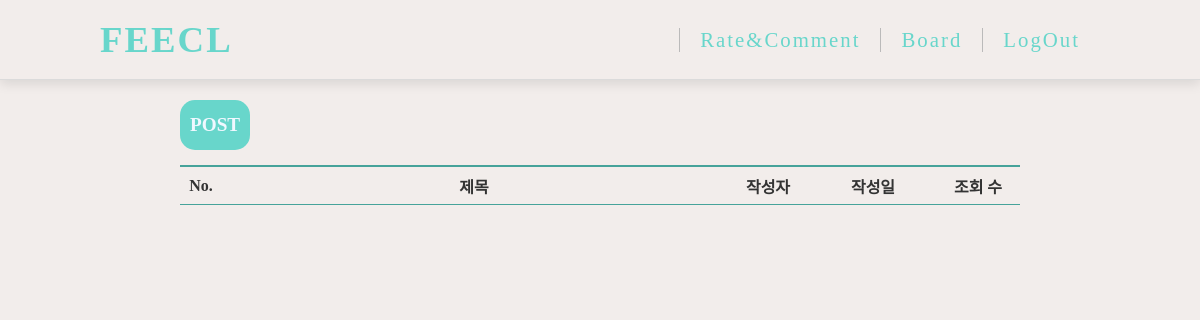
The page /board/ on the database as committed earlier.
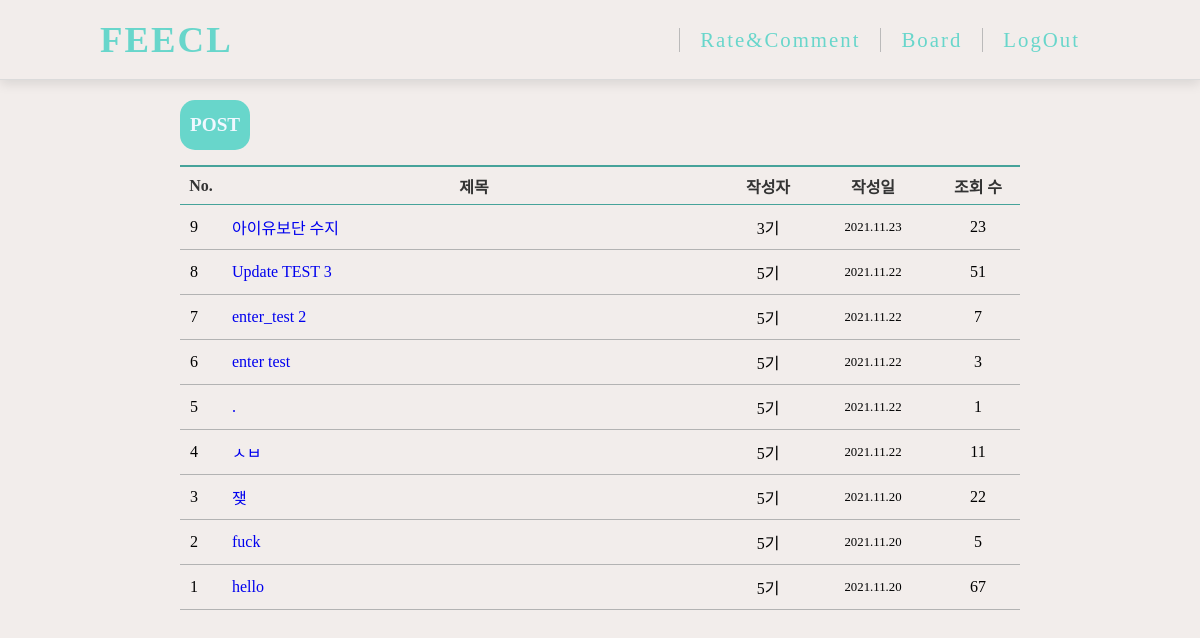
The same page on the database as committed later.
### feeclBoard/models.py (models this page shows, shortened)
class Board(models.Model):
    author = models.CharField(max_length=10, null=False)
    title = models.CharField(max_length=100, null=False)
    content = models.TextField(null=False)
    created_date = models.DateTimeField(auto_now_add=True)
    modified_date = models.DateTimeField(auto_now=True)
    writer_id = models.PositiveIntegerField(default=1)
    view_count=models.PositiveIntegerField(default=0)

### feeclBoard/views.py (the view)
# urls.py: path('', views.index_board, name='index_board'),
def index_board(request):
    boards = {'boards': Board.objects.all().order_by('-id')}
    return render(request, 'list.html', boards)

### feeclBoard/templates/list.html
{% extends 'base_board.html' %}
{%block content%}
<div class="list_container">
    <button type='button' class='write_button'onclick='location.href="./post"'>POST</button>
    <table class="table">
        <colgroup>
            <col style='width:5%'>
            <col style='width:60%'>
            <col style='width:10%'>
            <col style='width:15%'>
            <col style='width:10%'>
        </colgroup>
        <thead class="thead-light">
        <tr>
            <th scope="col" >No.</th>
            <th scope="col" >제목</th>
            <th scope="col" >작성자</th>
            <th scope="col" >작성일</th>
            <th scope="col" >조회 수</th>
        </tr>
        </thead>
        <tbody>
        {% for board in boards %}
        <tr class="board_content">
            <td class='bottom_number'>
                {{forloop.revcounter}}
            </td>
            <td class='bottom_title'>
                <a href="./post/{{ board.id }}">
                    <span>{{ board.title }}</span>
                </a>
            </td>
            <td class='bottom_writer'>
                <span>{{ board.author }}</span>
            </td>
            <td class='bottom_date'>
                <span>{{ board.created_date | date:"Y.m.d" }}</span>
            </td>
            <td class='bottom_view'>
                <span>{{board.view_count}}</span>
            </td>
        </tr>
        {% endfor %}
        </tbody>
    </table>
</div>
{%endblock%}

### feeclBoard/templates/base_board.html (shortened to what this page needs)
{%load static%}
<!DOCTYPE html>
<html lang='en'>
<head>
    <link rel="stylesheet" href="{% static 'css/navbar.css' %}">
    <link rel="stylesheet" href="{% static 'css/list_board.css' %}">
    <link rel="stylesheet" href="{% static 'css/upload_board.css' %}">
    <link rel="stylesheet" href="{% static 'css/post_detail.css' %}">
</head>
<body>
    <header>
        <a href="#" class='logo'>Feecl</a>
        <ul>
            <li><a href='http://127.0.0.1:8000/starRating/1'>Rate&Comment</a></li>
            <li><a href='http://127.0.0.1:8000/board'>Board</a></li>
            <li><a href="{% url 'logout'%}">LogOut</a></li>
        </ul>
    </header>
    <main>
        {%block content%}
        {%endblock%}
    </main>
</body>
</html>

### feeclBoard/static/css/navbar.css (style rules this page uses)
* { margin:0; padding: 0; box-sizing: border-box; font-family: 'InfinitySans-RegularA1'; }
body { background-color: #F2EDEB; min-height: 100vh; }
header { background-color: #F2EDEB; position: fixed; top:0; left: 0; width: 100%; height: 80px; display: flex; justify-content: space-between; align-items: center; transition: 0.6s; padding: 0px 100px; z-index: 10000; border-bottom: 1px solid #DBDBDB; box-shadow: 0 4px 11px rgb(0 0 0 / 10%); }
header .logo { position: relative; font-weight: 700; color: #68D6CB; text-decoration: none; font-size: 2.3em; text-transform: uppercase; letter-spacing: 2px; transition: 0.6s; }
header ul { position: relative; display: flex; justify-content: center; align-items: center; }
header ul li { position: relative; list-style: none; border-left: 1.5px solid #bbbaba; }
header ul li a { position: relative; margin: 0 10px; text-decoration: none; color: #68D6CB; padding: 8px 10px; letter-spacing: 2px; font-weight: 500; font-size: 1.3em; transition: 0.6s; }
main { height: auto; background-color: #F2EDEB; padding-top: 80px; }

### feeclBoard/static/css/list_board.css (style rules this page uses)
.list_container { margin: 0 auto; width: 70%; position: relative; padding-top: 20px; }
.write_button { font-size: 1.2em; width: auto; padding: 10px; height: 50px; background: #68D6CB; color:aliceblue; border: none; font-weight: 600; cursor:pointer; transition: 0.4s; border-radius: 15px; display:inline; }
table { margin-top: 15px; width:100%; border-spacing: 0; }
td { padding:10px; border-width: 0 0 1px; border-style: solid; border-color: rgb(179, 179, 179); }
tr { display: table-row; }
th { height: 40px; border-width: 2px 0 1px; border-style: solid; border-color: #46a39a; vertical-align: middle; text-align: center; color: #333; }
colgroup { display: table-column-group; }
.bottom_writer { text-align: center; }
.bottom_date { text-align: center; font-size: 0.8em; }
.bottom_view { text-align: center; }
table tr td { text-overflow: ellipsis; white-space: nowrap; overflow: hidden; max-width: 600px; }

### feeclBoard/static/css/upload_board.css (style rules this page uses)
* { font-family: 'InfinitySans-RegularA1'; }

### feeclBoard/static/css/post_detail.css (style rules this page uses)
* { margin: 0px; padding: 0px; text-decoration: none; font-family: 'InfinitySans-RegularA1'; }

Rows that differ between the two databases and show on the page:
added Board: title "아이유보단 수지", author "3기", created_date "2021.11.23", view_count "23"
added Board: title "Update TEST 3", author "5기", created_date "2021.11.22", view_count "51"
added Board: title "enter_test 2", author "5기", created_date "2021.11.22", view_count "7"
added Board: title "enter test", author "5기", created_date "2021.11.22", view_count "3"
added Board: title ".", author "5기", created_date "2021.11.22", view_count "1"
added Board: title "ㅅㅂ", author "5기", created_date "2021.11.22", view_count "11"
added Board: title "쟂", author "5기", created_date "2021.11.20", view_count "22"
added Board: title "fuck", author "5기", created_date "2021.11.20", view_count "5"
added Board: title "hello", author "5기", created_date "2021.11.20", view_count "67"
